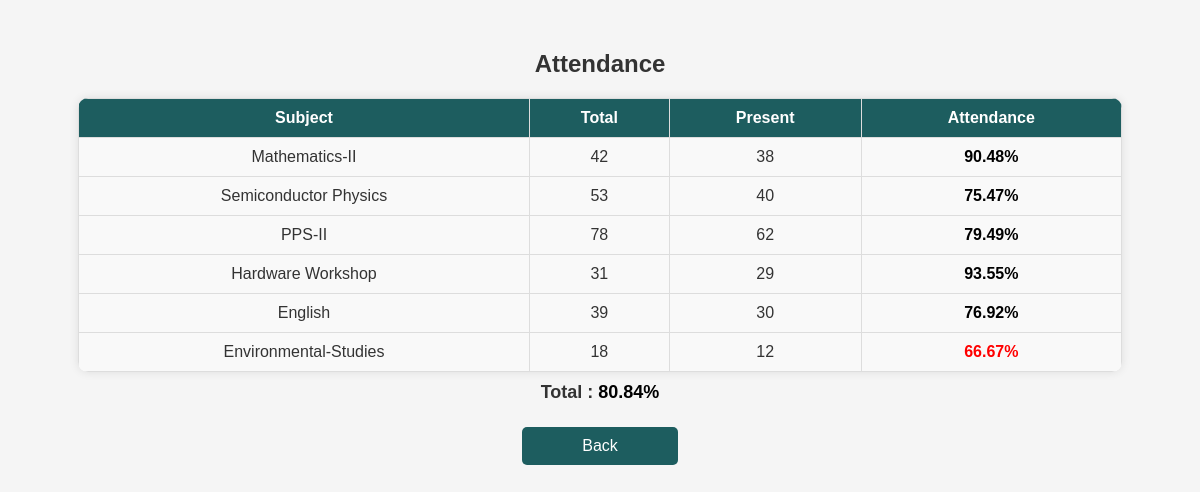
Screenshot of /Attendance.php (signed in) with the database file from the repository.
### tables this page shows
CREATE TABLE `attendance` (
  `id` int(11) NOT NULL,
  `student_id` varchar(100) DEFAULT NULL,
  `subject` varchar(50) NOT NULL,
  `Total` int(11) DEFAULT NULL,
  `Present` int(11) DEFAULT NULL
);

### Attendance.php (the view, shortened to what this page needs)
<?php
require_once "config.php";
$student_id = $_SESSION['student_id'];
?>
<link rel="stylesheet" href="student.css">
<section class="education">
  <h2>Attendance</h2>
  <table>
    <tr>
      <th>Subject</th>
      <th>Total</th>
      <th>Present</th>
      <th>Attendance</th>
    </tr>
    <tr>
      <td>Mathematics-II</td>
      <td>
        <?php
          $sql = "SELECT * FROM attendance WHERE ( subject = 'MATHS' && student_id = '$student_id' ) ";
          $result = mysqli_query($link, $sql);
          while ($row = mysqli_fetch_assoc($result)) {
            echo $row['Total'] ;
          }
        ?>
      </td>
      <td>
        <?php
          $sql = "SELECT * FROM attendance WHERE subject = 'MATHS' && student_id = '$student_id' ";
          $result = mysqli_query($link, $sql);
          while ($row = mysqli_fetch_assoc($result)) {
            echo $row['Present'] ;
          }
        ?>
      </td>
      <td>
        <?php
          $sql = "SELECT * FROM attendance WHERE subject = 'MATHS' && student_id = '$student_id' ";
          $result = mysqli_query($link, $sql);
          while ($row = mysqli_fetch_assoc($result)) {
            $percentage = round($row['Present'] / $row['Total'] * 100, 2);
            $color = ($percentage < 75) ? "red" : "black";
            echo "<span style='color: $color;'>{$percentage}%</span>";
          }
        ?>
      </td>
    </tr>
    <tr>
      <td>Semiconductor Physics</td>
      <td>
        <?php
          $sql = "SELECT * FROM attendance WHERE subject = 'SCP' && student_id = '$student_id' ";
          $result = mysqli_query($link, $sql);
          while ($row = mysqli_fetch_assoc($result)) {
            echo $row['Total'] ;
          }
        ?>
      </td>
      <td>
        <?php
          $sql = "SELECT * FROM attendance WHERE subject = 'SCP' && student_id = '$student_id' ";
          $result = mysqli_query($link, $sql);
          while ($row = mysqli_fetch_assoc($result)) {
            echo $row['Present'] ;
          }
        ?>
      </td>
      <td>
        <?php
          $sql = "SELECT * FROM attendance WHERE subject = 'SCP' && student_id = '$student_id' ";
          $result = mysqli_query($link, $sql);
          while ($row = mysqli_fetch_assoc($result)) {
            $percentage = round($row['Present'] / $row['Total'] * 100, 2);
            $color = ($percentage < 75) ? "red" : "black";
            echo "<span style='color: $color;'>{$percentage}%</span>";
          }
        ?>
      </td>
    </tr>
    <tr>
      <td>PPS-II</td>
      <td>
        <?php
          $sql = "SELECT * FROM attendance WHERE subject = 'PPS' && student_id = '$student_id' ";
          $result = mysqli_query($link, $sql);
          while ($row = mysqli_fetch_assoc($result)) {
            echo $row['Total'] ;
          }
        ?>
      </td>
      <td>
        <?php
          $sql = "SELECT * FROM attendance WHERE subject = 'PPS' && student_id = '$student_id' ";
          $result = mysqli_query($link, $sql);
          while ($row = mysqli_fetch_assoc($result)) {
            echo $row['Present'] ;
          }
        ?>
      </td>
      <td>
        <?php
          $sql = "SELECT * FROM attendance WHERE subject = 'PPS' && student_id = '$student_id' ";
          $result = mysqli_query($link, $sql);
          while ($row = mysqli_fetch_assoc($result)) {
            $percentage = round($row['Present'] / $row['Total'] * 100, 2);
            $color = ($percentage < 75) ? "red" : "black";
            echo "<span style='color: $color;'>{$percentage}%</span>";
          }
        ?>
      </td>
    </tr>
    <tr>
      <td>Hardware Workshop</td>
      <td>
        <?php
          $sql = "SELECT * FROM attendance WHERE subject = 'HW' && student_id = '$student_id' ";
          $result = mysqli_query($link, $sql);
          while ($row = mysqli_fetch_assoc($result)) {
            echo $row['Total'] ;
          }
          ?>
      </td>
      <td>
        <?php
          $sql = "SELECT * FROM attendance WHERE subject = 'HW' && student_id = '$student_id' ";
          $result = mysqli_query($link, $sql);
          while ($row = mysqli_fetch_assoc($result)) {
            echo $row['Present'] ;
          }
        ?>
      </td>
      <td>
        <?php
          $sql = "SELECT * FROM attendance WHERE subject = 'HW' && student_id = '$student_id' ";
          $result = mysqli_query($link, $sql);
          while ($row = mysqli_fetch_assoc($result)) {
            $percentage = round($row['Present'] / $row['Total'] * 100, 2);
            $color = ($percentage < 75) ? "red" : "black";
            echo "<span style='color: $color;'>{$percentage}%</span>";
          }
        ?>
      </td>
    </tr>
    <tr>
      <td>English</td>
      <td>
        <?php
          $sql = "SELECT * FROM attendance WHERE subject = 'ENGLISH' && student_id = '$student_id' ";
          $result = mysqli_query($link, $sql);
          while ($row = mysqli_fetch_assoc($result)) {
            echo $row['Total'] ;
          }
        ?>
      </td>
      <td>
        <?php
          $sql = "SELECT * FROM attendance WHERE subject = 'ENGLISH' && student_id = '$student_id' ";
          $result = mysqli_query($link, $sql);
          while ($row = mysqli_fetch_assoc($result)) {
            echo $row['Present'] ;
          }
        ?>
      </td>
      <td>
        <?php
          $sql = "SELECT * FROM attendance WHERE subject = 'ENGLISH' && student_id = '$student_id' ";
          $result = mysqli_query($link, $sql);
          while ($row = mysqli_fetch_assoc($result)) {
            $percentage = round($row['Present'] / $row['Total'] * 100, 2);
            $color = ($percentage < 75) ? "red" : "black";
            echo "<span style='color: $color;'>{$percentage}%</span>";
          }
        ?>
      </td>
    </tr>
    <tr>
      <td>Environmental-Studies</td>
      <td>
        <?php
          $sql = "SELECT * FROM attendance WHERE subject = 'EVS' && student_id = '$student_id' ";
          $result = mysqli_query($link, $sql);
          while ($row = mysqli_fetch_assoc($result)) {
            echo $row['Total'] ;
          }
        ?>
      </td>
      <td>
        <?php
          $sql = "SELECT * FROM attendance WHERE subject = 'EVS' && student_id = '$student_id' ";
          $result = mysqli_query($link, $sql);
          while ($row = mysqli_fetch_assoc($result)) {
            echo $row['Present'] ;
          }
        ?>
      </td>
      <td>
        <?php
          $sql = "SELECT * FROM attendance WHERE subject = 'EVS' && student_id = '$student_id' ";
          $result = mysqli_query($link, $sql);
          while ($row = mysqli_fetch_assoc($result)) {
            $percentage = round($row['Present'] / $row['Total'] * 100, 2);
            $color = ($percentage < 75) ? "red" : "black";
            echo "<span style='color: $color;'>{$percentage}%</span>";
          }
        ?>
      </td>
    </tr>
  </table>
  <h4>Total :
    <?php
      $arr_p=0;
      $arr_t=0;
      $sql = "SELECT * FROM attendance WHERE student_id = '$student_id' ";
      $result = mysqli_query($link, $sql);
      while ($row = mysqli_fetch_assoc($result)) {
        $arr_p += $row['Present'];
        $arr_t += $row['Total'];
      }
      $percentage = round($arr_p/$arr_t*100,2);
      $color = ($percentage < 75) ? "red" : "black";
      echo "<span style='color: $color;'>{$percentage}%</span>";
    ?>
  </h4>
  <a href="StudentHome.php">Back</a>

### student.css (style rules this page uses)
h1, h2, h4 { text-align: center; color: #333; }
table { width: 100%; border-collapse: collapse; margin-top: 20px; margin-bottom: 20px; }
th, td { text-align: center; border: 1px solid #ddd; padding: 10px; background-color: #f9f9f9; font-size: 16px; }
th { background-color: #1d5d5f; color: white; font-size: 18px; }
td { font-size: 16px; }
td:nth-child(4) { color: #1d5d5f; font-weight: bold; }
a { display: block; text-align: center; margin-top: 30px; padding: 10px 20px; background-color: #1d5d5f; color: white; text-decoration: none; border-radius: 5px; width: 10%; margin: 0 auto; }
.education table th, .education table td { text-align: center; padding: 10px; font-size: 16px; }
.education h2 { text-align: center; color: #333; margin-top: 30px; }
.education h4 { font-size: 18px; font-weight: bold; text-align: center; margin-top: 10px; }
table { width: 90%; margin: 0 auto; border-collapse: collapse; background-color: #fff; box-shadow: 0 0 10px rgba(0,0,0,0.1); border-radius: 10px; overflow: hidden; }
table th, table td { padding: 15px; text-align: left; border-bottom: 1px solid #ddd; }

### rows the page displays
attendance: Total "42", Present "38", percentage "90.48"
attendance: Total "53", Present "40", percentage "75.47"
attendance: Total "78", Present "62", percentage "79.49"
attendance: Total "31", Present "29", percentage "93.55"
attendance: Total "39", Present "30", percentage "76.92"
attendance: Total "18", Present "12", percentage "66.67"

### other values shown
$percentage "80.84"
